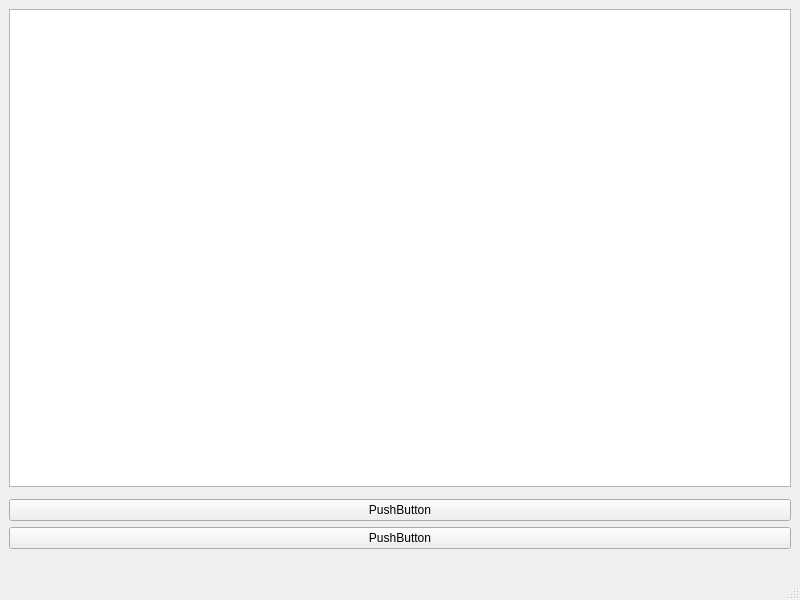
<?xml version="1.0" encoding="UTF-8"?>
<ui version="4.0">
 <class>MainWindow</class>
 <widget class="QMainWindow" name="MainWindow">
  <property name="geometry">
   <rect>
    <x>0</x>
    <y>0</y>
    <width>800</width>
    <height>600</height>
   </rect>
  </property>
  <property name="windowTitle">
   <string>MainWindow</string>
  </property>
  <widget class="QWidget" name="centralwidget">
   <layout class="QVBoxLayout" name="verticalLayout">
    <item>
     <widget class="QTreeView" name="treeView"/>
    </item>
    <item>
     <widget class="QWidget" name="widget" native="true"/>
    </item>
    <item>
     <widget class="QPushButton" name="pushButton_2">
      <property name="text">
       <string>PushButton</string>
      </property>
     </widget>
    </item>
    <item>
     <widget class="QPushButton" name="pushButton">
      <property name="text">
       <string>PushButton</string>
      </property>
     </widget>
    </item>
    <item>
     <spacer name="horizontalSpacer">
      <property name="orientation">
       <enum>Qt::Orientation::Horizontal</enum>
      </property>
      <property name="sizeHint" stdset="0">
       <size>
        <width>40</width>
        <height>20</height>
       </size>
      </property>
     </spacer>
    </item>
   </layout>
  </widget>
  <widget class="QMenuBar" name="menubar">
   <property name="geometry">
    <rect>
     <x>0</x>
     <y>0</y>
     <width>800</width>
     <height>26</height>
    </rect>
   </property>
  </widget>
  <widget class="QStatusBar" name="statusbar"/>
 </widget>
 <resources/>
 <connections/>
</ui>
